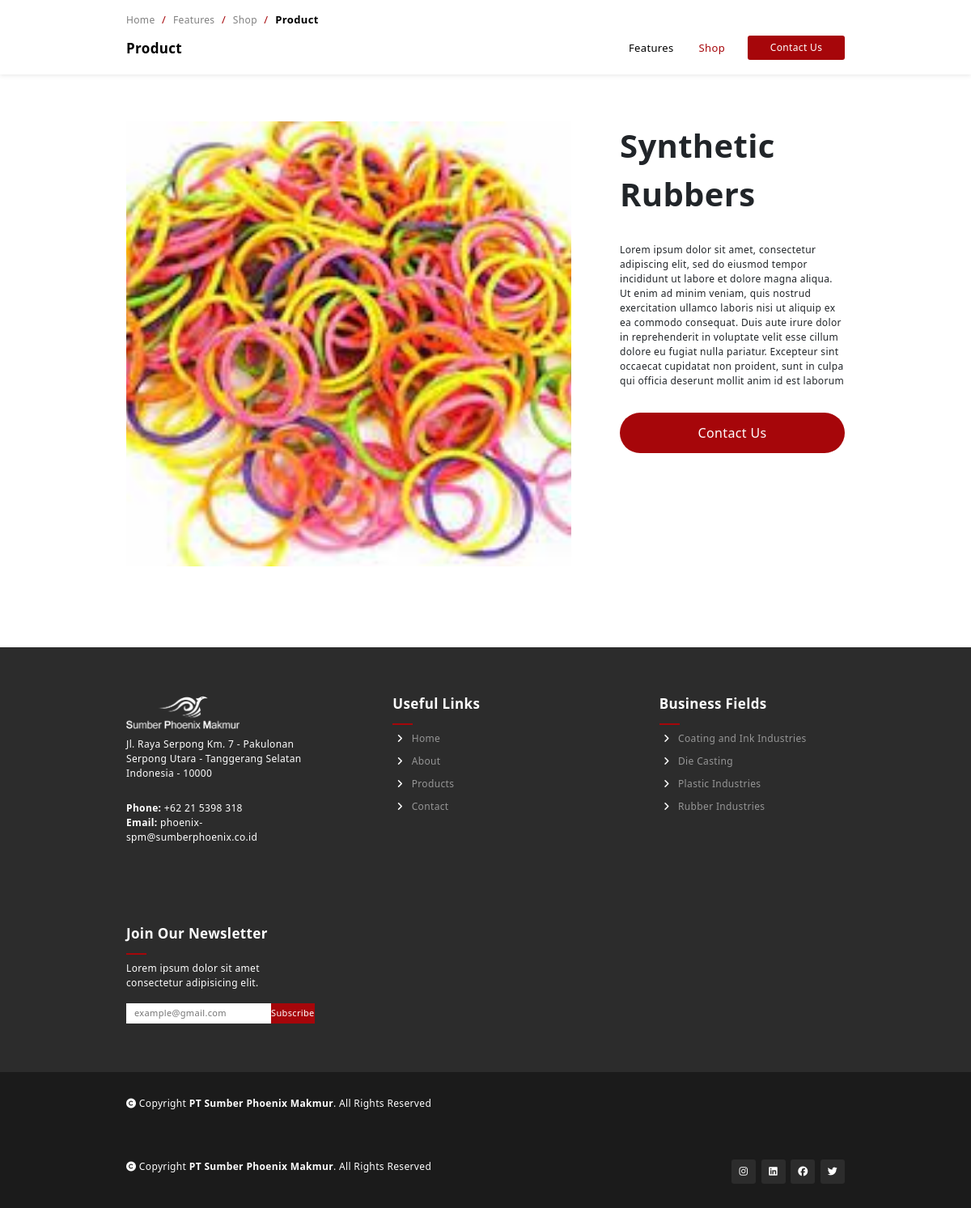
The app's page /single/product.php?product_code=SR, older data.
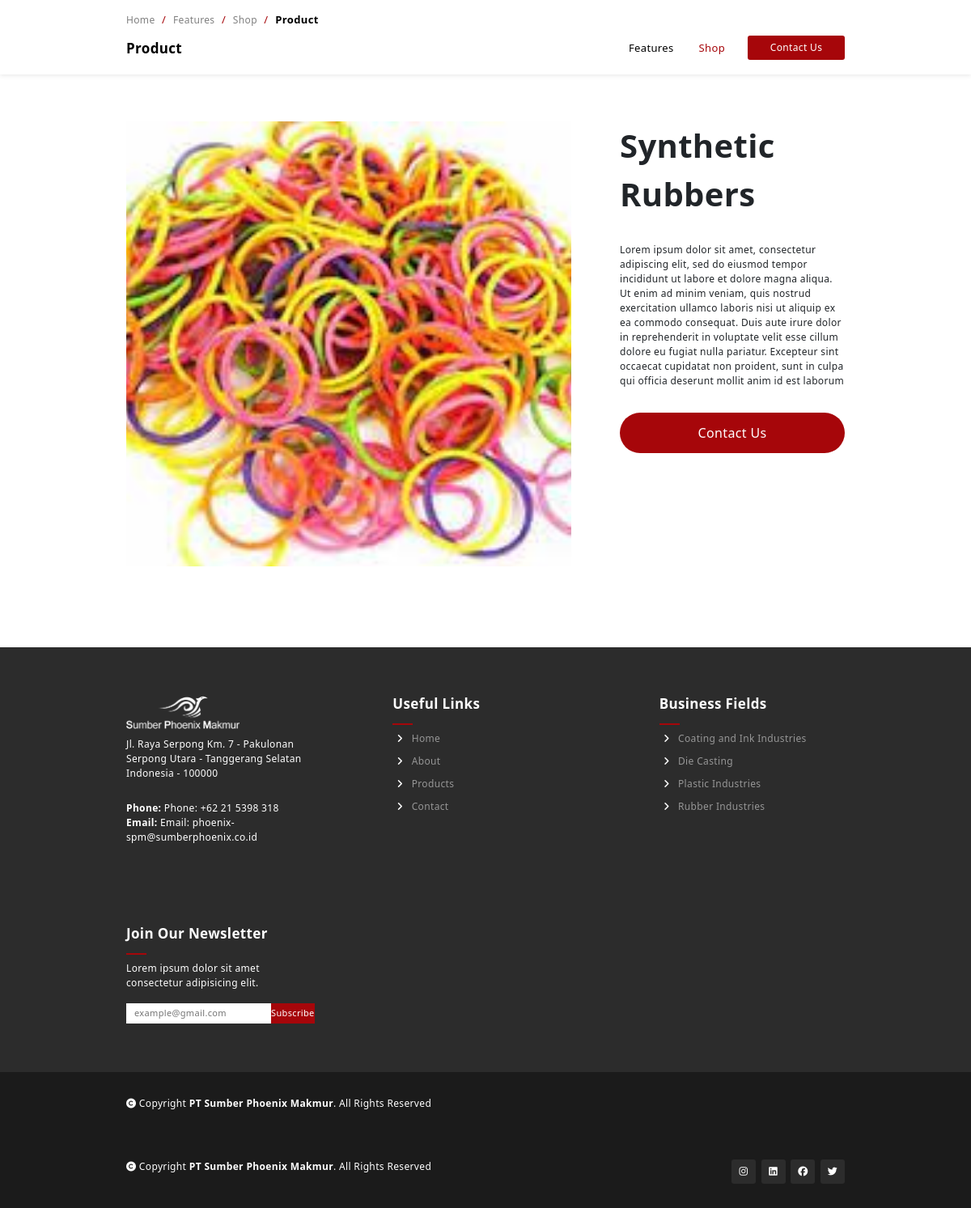
The same page, newer data.
### tables this page shows
CREATE TABLE `company_profile` (
  `id_fitur` int(11) NOT NULL,
  `fitur_name` text NOT NULL,
  `fitur_data` text DEFAULT NULL
);

### bottombar.php (the view)
<?php
function getData1($fiturNama,$conn){
    $stmt = $conn->prepare('SELECT * FROM company_profile where fitur_name =? ');
    $stmt->execute([$fiturNama]);
    $temp = $stmt->fetch();
    $data = $temp['fitur_data'];
    return $data;
}
?>
<section class="footer-section">
        <div class="container-fluid grid">
            <div class="company-information">
                <div class="company-logo">
                    <img src="src/<?= getData1('logo',$conn) ?>" id="company-logo" alt="">
                </div>
                <div class="company-address">
                    <p class="paragraph" col="address"><?= getData1('address',$conn)?> </p>
                </div>
                <div class="company-phone">
                    <p class="paragraph" col="phone"><strong>Phone: </strong><?= getData1('phone',$conn) ?></p>
                </div>
                <div class="company-email">
                    <p class="paragraph" col="email"><strong>Email: </strong><?= getData1('email',$conn) ?></p>
                </div>
            </div>
            <div class="useful-links">
                <h2 class="sub-heading underline">Useful Links</h2>
                <a class="footer-item" href="#">
                    <i class="fa-solid fa-angle-right"></i>
                    Home
                </a>
                <a class="footer-item" href="#about">
                    <i class="fa-solid fa-angle-right"></i>
                    About
                </a>
                <a class="footer-item" href="./product.php">
                    <i class="fa-solid fa-angle-right"></i>
                    Products
                </a>
                <a class="footer-item" href="./contact.php">
                    <i class="fa-solid fa-angle-right"></i>
                    Contact
                </a>
            </div>
            <div class="business-fields useful-links">
                <h2 class="sub-heading underline">Business Fields</h2>
                <?php
                    $stmt=$conn->prepare("SELECT c.cat_code as cat_code,c.cat_name as cat_name,c.cat_id as cat_id,c.cat_img as cat_img, count(s.sub_id)
                    FROM categories c
                    join subcategories s on c.cat_id = s.cat_id
                    join product_subcategory ps  on s.sub_id = ps.subcategory_id
                    join products p on ps.product_id = p.product_id
                    where c.status = 1 and s.status = 1 and p.status = 1 GROUP BY c.cat_id HAVING COUNT(ps.product_id) > 0 order by c.order_by ASC");
                    $stmt->execute();
                    while($cat = $stmt->fetch()):
                ?>
                <a class="footer-item" href="./shop.php?cateCode=<?= $cat['cat_code'] ?>">
                    <i class="fa-solid fa-angle-right"></i>
                    <?= $cat['cat_name'] ?>
                </a>
                <?php endwhile; ?>
            </div>
            <div class="newsletter">
                <h2 class="sub-heading underline">Join Our Newsletter</h2>
                <p class="paragraph" col="newsletter_desc"><?= getData1('newsletter_desc',$conn)?></p>
                <div class="email-input">
                    <input type="email" placeholder="example@gmail.com">
                    <button class="custom-button btn" type="button">Subscribe</button>
                </div>
            </div>
        </div>
    </section>
    <footer class="copyright-footer">
        <div class="container-fluid">
            <div class="copyright paragraph">
                <i class="fa-solid fa-copyright"></i>
                Copyright <strong>PT Sumber Phoenix Makmur</strong>. All Rights Reserved
            </div>
        </div>
    </footer>

Row changes from the older to the newer data that the page shows:
changed company_profile: fitur_data "Jl. Raya Serpong Km. 7 - Pakulonan Serpong Utara - Tanggerang Selatan Indonesia - 10000" → "Jl. Raya Serpong Km. 7 - Pakulonan Serpong Utara - Tanggerang Selatan Indonesia - 100000"
changed company_profile: fitur_data "+62 21 5398 318" → "Phone: +62 21 5398 318"
changed company_profile: fitur_data "phoenix-spm@sumberphoenix.co.id" → "Email: phoenix-spm@sumberphoenix.co.id"
